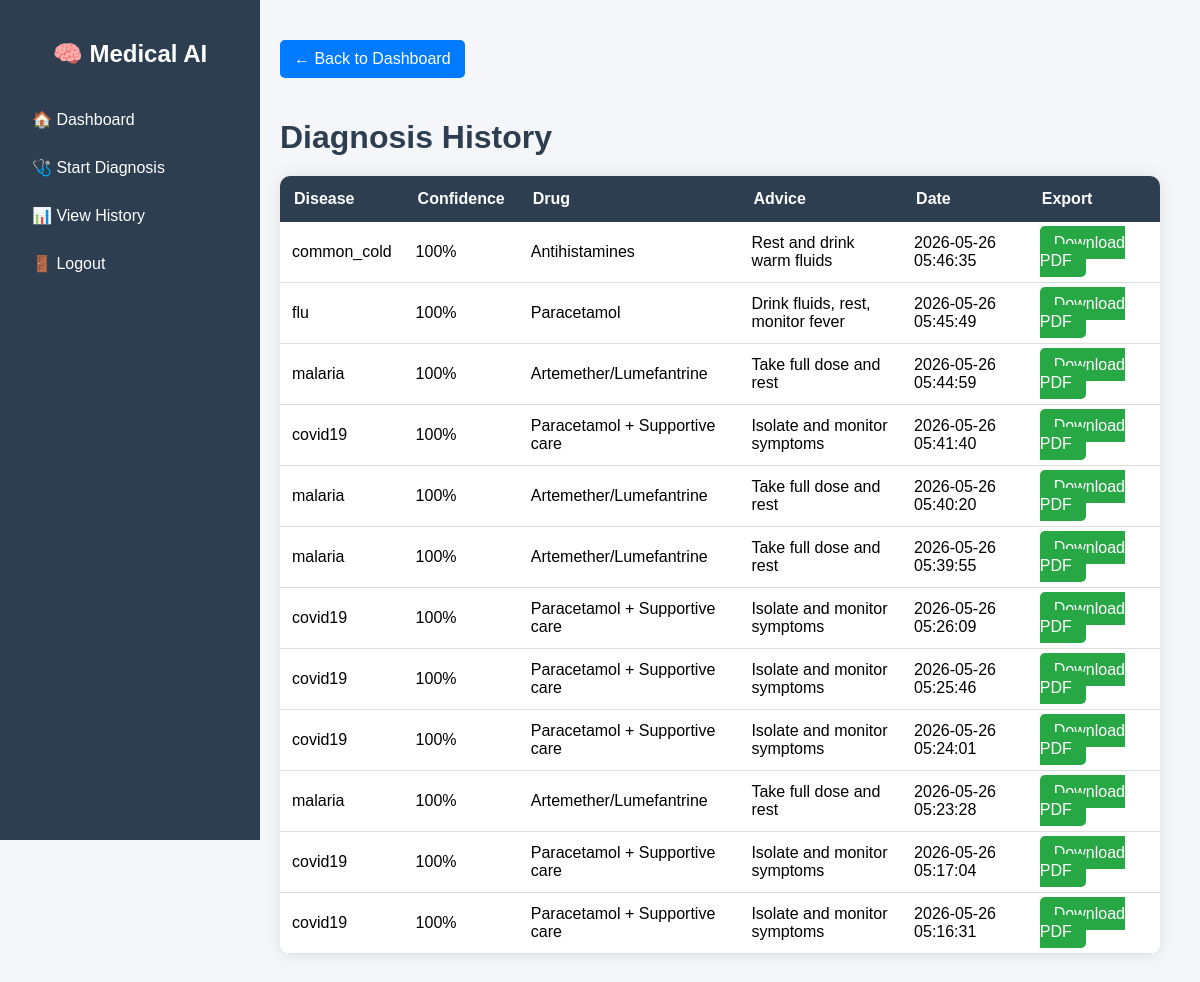
Screenshot of /history (signed in) with the database file from the repository.
### tables this page shows
CREATE TABLE diagnosis_history (
        id INTEGER PRIMARY KEY AUTOINCREMENT,
        user_id INTEGER,
        disease TEXT,
        confidence INTEGER,
        drug_name TEXT,
        advice TEXT,
        created_at TIMESTAMP DEFAULT CURRENT_TIMESTAMP
    );

### app.py (the view)
@app.route("/history")
def history():
    if not is_logged_in():
        return redirect("/login")
    conn = get_connection()
    cur = conn.cursor()
    cur.execute("""
        SELECT * FROM diagnosis_history
        WHERE user_id=?
        ORDER BY created_at DESC
    """, (session["user_id"],))
    history = cur.fetchall()
    conn.close()
    return render_template("history.html", history=history)

### app.py (called while the page is built)
def is_logged_in():
    return "user_id" in session

### database/database.py (called while the page is built)
def get_connection():
    conn = sqlite3.connect(DB_PATH)
    conn.row_factory = sqlite3.Row
    return conn

### templates/history.html (shortened to what this page needs)
<!DOCTYPE html>
<html lang="en">
<head>
    <link rel="stylesheet"
          href="{{ url_for('static', filename='css/dashboard.css') }}">
    <link rel="stylesheet"
          href="{{ url_for('static', filename='css/history.css') }}">
</head>
<body>
<div class="container">
    <div class="sidebar">
        <h2>🧠 Medical AI</h2>
        <a href="/dashboard">🏠 Dashboard</a>
        <a href="/questions">🩺 Start Diagnosis</a>
        <a href="/history">📊 View History</a>
        <a href="/logout">🚪 Logout</a>
    </div>
    <div class="main">
        <div class="history-container">
            <a href="/dashboard" class="back-btn">
                ← Back to Dashboard
            </a>
            <h1 class="history-title">
                Diagnosis History
            </h1>
            {% if history %}
            <table>
                <thead>
                    <tr>
                        <th>Disease</th>
                        <th>Confidence</th>
                        <th>Drug</th>
                        <th>Advice</th>
                        <th>Date</th>
                        <th>Export</th>
                    </tr>
                </thead>
                <tbody>
                    {% for item in history %}
                    <tr>
                        <td>{{ item.disease }}</td>
                        <td>{{ item.confidence }}%</td>
                        <td>{{ item.drug_name }}</td>
                        <td>{{ item.advice }}</td>
                        <td>{{ item.created_at }}</td>
                        <td>
                            <a
                               class="download-btn"
                               href="/download_report/{{ item.id }}">
                               Download PDF
                            </a>
                        </td>
                    </tr>
                    {% endfor %}
                </tbody>
            </table>
            {% else %}
            <div class="empty">
                <h3>No diagnosis history found</h3>
            </div>
            {% endif %}
        </div>
    </div>
</div>
</body>
</html>

### static/css/dashboard.css (style rules this page uses)
body { margin: 0; font-family: Arial; background: #f4f6f9; }
.container { display: flex; }
.sidebar { width: 220px; background: #2c3e50; color: white; height: 100vh; padding: 20px; position: fixed; transition: 0.3s; }
.sidebar h2 { text-align: center; margin-bottom: 30px; }
.sidebar a { display: block; color: white; padding: 12px; text-decoration: none; margin: 5px 0; border-radius: 5px; }
.main { margin-left: 240px; padding: 20px; width: 100%; }

### static/css/history.css (style rules this page uses)
.history-container { padding: 20px; }
.history-title { margin-bottom: 20px; color: #2c3e50; }
table { width: 100%; border-collapse: collapse; background: white; border-radius: 10px; overflow: hidden; box-shadow: 0 0 15px rgba(0,0,0,0.1); }
table th { background: #2c3e50; color: white; padding: 14px; text-align: left; }
table td { padding: 12px; border-bottom: 1px solid #ddd; }
.download-btn { background: #28a745; color: white; padding: 8px 14px; text-decoration: none; border-radius: 5px; transition: 0.3s; }
.back-btn { display: inline-block; margin-bottom: 20px; background: #007bff; color: white; padding: 10px 14px; text-decoration: none; border-radius: 5px; transition: 0.3s; }

### rows the page displays
diagnosis_history: disease "common_cold", confidence "100", drug_name "Antihistamines", advice "Rest and drink warm fluids", created_at "2026-05-26 05:46:35"
diagnosis_history: disease "flu", confidence "100", drug_name "Paracetamol", advice "Drink fluids, rest, monitor fever", created_at "2026-05-26 05:45:49"
diagnosis_history: disease "malaria", confidence "100", drug_name "Artemether/Lumefantrine", advice "Take full dose and rest", created_at "2026-05-26 05:44:59"
diagnosis_history: disease "covid19", confidence "100", drug_name "Paracetamol + Supportive care", advice "Isolate and monitor symptoms", created_at "2026-05-26 05:41:40"
diagnosis_history: disease "malaria", confidence "100", drug_name "Artemether/Lumefantrine", advice "Take full dose and rest", created_at "2026-05-26 05:40:20"
diagnosis_history: disease "malaria", confidence "100", drug_name "Artemether/Lumefantrine", advice "Take full dose and rest", created_at "2026-05-26 05:39:55"
diagnosis_history: disease "covid19", confidence "100", drug_name "Paracetamol + Supportive care", advice "Isolate and monitor symptoms", created_at "2026-05-26 05:26:09"
diagnosis_history: disease "covid19", confidence "100", drug_name "Paracetamol + Supportive care", advice "Isolate and monitor symptoms", created_at "2026-05-26 05:25:46"
diagnosis_history: disease "covid19", confidence "100", drug_name "Paracetamol + Supportive care", advice "Isolate and monitor symptoms", created_at "2026-05-26 05:24:01"
diagnosis_history: disease "malaria", confidence "100", drug_name "Artemether/Lumefantrine", advice "Take full dose and rest", created_at "2026-05-26 05:23:28"
diagnosis_history: disease "covid19", confidence "100", drug_name "Paracetamol + Supportive care", advice "Isolate and monitor symptoms", created_at "2026-05-26 05:17:04"
diagnosis_history: disease "covid19", confidence "100", drug_name "Paracetamol + Supportive care", advice "Isolate and monitor symptoms", created_at "2026-05-26 05:16:31"
